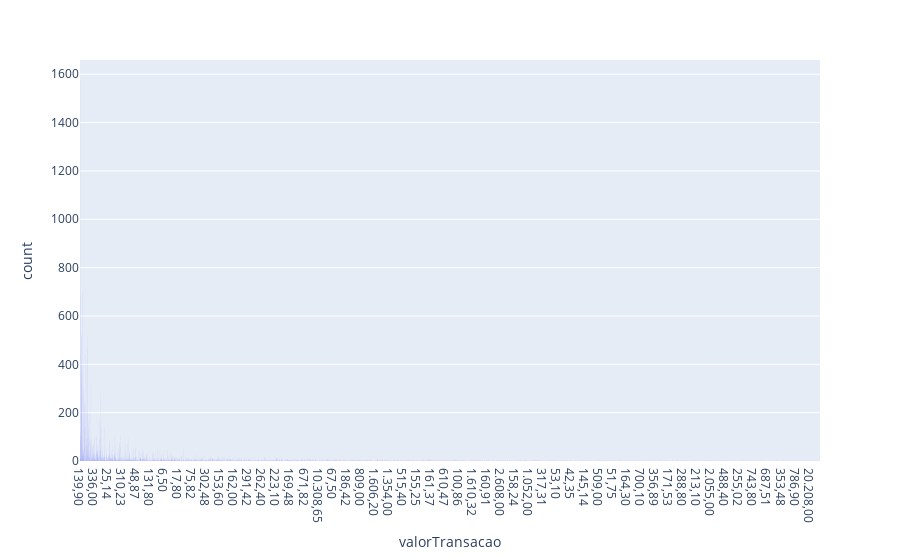
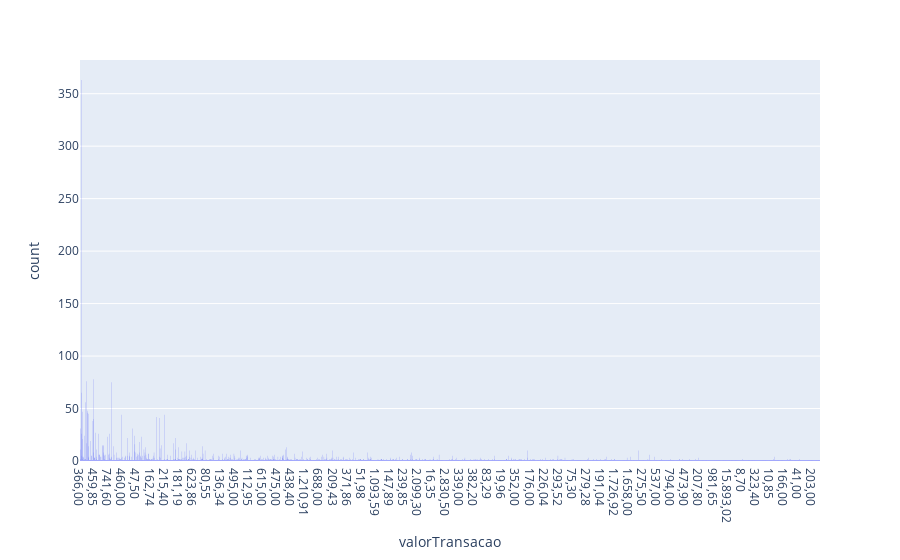

Source (notebook cell) for these figures, in order:
### Markdown cell above
1. We'll use histogram to see how the data is distributed.

### Code cell
fig_22 = px.histogram(df_2022, x='valorTransacao')
fig_22.show()
fig_23 = px.histogram(df_2023, x='valorTransacao')
fig_23.show()

### Figure 1 — Plotly figure (JSON) as saved in the notebook; plotly's stock layout.template omitted (floating-point values rounded to 4 significant figures; data arrays with more than 128 entries replaced by an {"elided": "..."} marker saying what was removed)
{"data": [{"alignmentgroup": "True", "bingroup": "x", "hovertemplate": "valorTransacao=%{x}<br>count=%{y}<extra></extra>", "legendgroup": "", "marker": {"color": "#636efa", "pattern": {"shape": ""}}, "name": "", "offsetgroup": "", "orientation": "v", "showlegend": false, "type": "histogram", "x": {"elided": "46711 str values"}, "xaxis": "x", "yaxis": "y"}], "layout": {"barmode": "relative", "legend": {"tracegroupgap": 0}, "margin": {"t": 60}, "xaxis": {"anchor": "y", "domain": [0, 1], "title": {"text": "valorTransacao"}}, "yaxis": {"anchor": "x", "domain": [0, 1], "title": {"text": "count"}}}}

### Figure 2 — Plotly figure (JSON) as saved in the notebook; plotly's stock layout.template omitted (floating-point values rounded to 4 significant figures; data arrays with more than 128 entries replaced by an {"elided": "..."} marker saying what was removed)
{"data": [{"alignmentgroup": "True", "bingroup": "x", "hovertemplate": "valorTransacao=%{x}<br>count=%{y}<extra></extra>", "legendgroup": "", "marker": {"color": "#636efa", "pattern": {"shape": ""}}, "name": "", "offsetgroup": "", "orientation": "v", "showlegend": false, "type": "histogram", "x": {"elided": "5615 str values"}, "xaxis": "x", "yaxis": "y"}], "layout": {"barmode": "relative", "legend": {"tracegroupgap": 0}, "margin": {"t": 60}, "xaxis": {"anchor": "y", "domain": [0, 1], "title": {"text": "valorTransacao"}}, "yaxis": {"anchor": "x", "domain": [0, 1], "title": {"text": "count"}}}}
